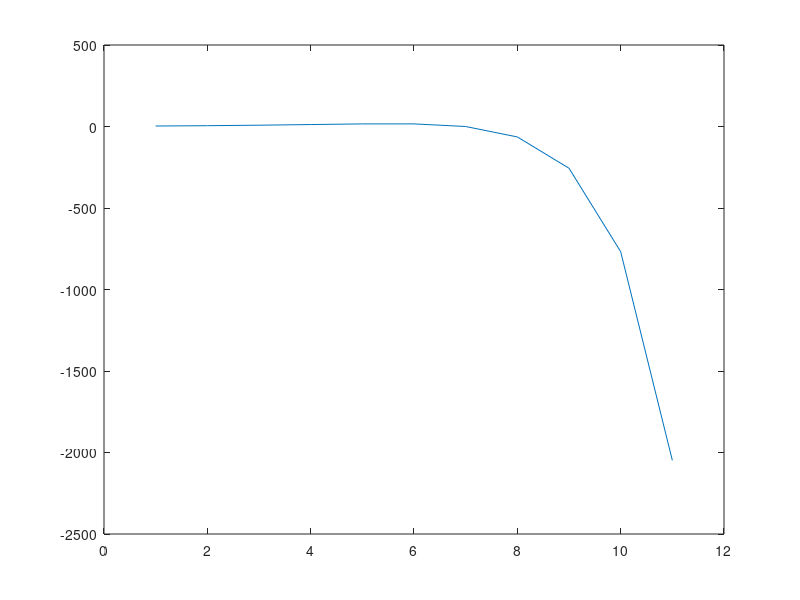

This chart was generated by the following MATLAB code:
% tính đáp ứng lối ra bằng hàm filter

N=10;
a=[1, -2];
b=[1, -3];
n=0:N;
x= 2.^n; % bo qua gia tri khoi tao x[-1]
x_in= filtic(b,a,1,0); % initial condition: y(-1)=1, x(-1)=0
y1= filter(b,a,x,x_in);
plot(y1);